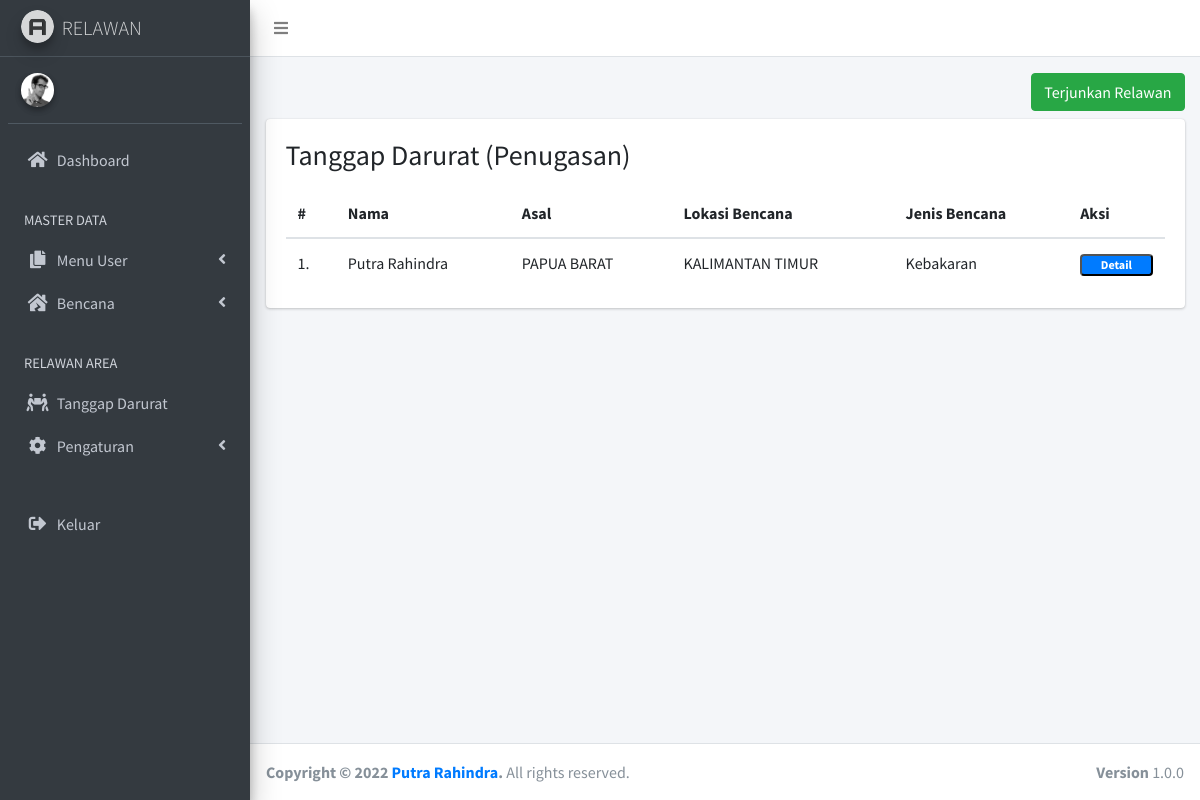
/bencana/tanggap, run on the app's committed database.
### tables this page shows
CREATE TABLE `tugas_relawan` (
  `id` int(11) NOT NULL,
  `id_relawan` int(11) NOT NULL,
  `id_bencana` int(11) NOT NULL,
  `created_at` datetime NOT NULL DEFAULT current_timestamp(),
  `updated_at` datetime NOT NULL DEFAULT current_timestamp()
);

CREATE TABLE `attr_relawan` (
  `id` int(11) NOT NULL,
  `user_id` int(11) NOT NULL,
  `nama_lengkap` varchar(100) NOT NULL,
  `email` varchar(30) NOT NULL,
  `no_hp` varchar(20) NOT NULL,
  `lokasi` int(11) NOT NULL,
  `created_at` datetime NOT NULL,
  `updated_at` datetime NOT NULL
);

CREATE TABLE `reg_provinces` (
  `id` char(2) NOT NULL,
  `name` varchar(255) NOT NULL
);

CREATE TABLE `jenis_bencana` (
  `id` int(11) NOT NULL,
  `nama` varchar(100) NOT NULL,
  `created_at` datetime NOT NULL,
  `updated_at` datetime NOT NULL
);

### application/libraries/Template.php (called while the page is built)
<?php
class Template
{
    var $template_data = [];
    function set($name, $value)
    {
        $this->template_data[$name] = $value;
    }
    function load($template = '', $view = '', $view_data = [], $return = false)
    {
        $this->CI = &get_instance();
        $this->set('contents', $this->CI->load->view($view, $view_data, TRUE));
        return $this->CI->load->view($template, $this->template_data, $return);
    }
}

### application/controllers/Bencana.php (called while the page is built, shortened)
<?php
class Bencana extends CI_Controller {
	public function tanggap($aksi = NULL) {
		if($aksi == "tambah") {
			$data = $this->input->post();
			$data['id'] = NULL;
			if($this->crud->insert("tugas_relawan", $data)) {
				$this->session->set_flashdata('pesan', '<div class="alert alert-success" role="alert">Relawan berhasil ditugaskan</div>');
			} else {
				$this->session->set_flashdata('pesan', '<div class="alert alert-danger" role="alert">Relawan gagal ditugaskan</div>');
			}
			redirect('bencana/tanggap');
		} else {
			$data['bencana'] = $this->m_bencana->get();
			$data['relawan'] = $this->m_relawan->get();
			$data['tugas_relawan'] = $this->m_relawan->tugas();
			$this->template->load('layouts/dashboard', 'app/tanggap/index', $data);
		}
	}
}

### index.php (called while the page is built, shortened)
<?php
require_once BASEPATH.'core/CodeIgniter.php';

### application/models/RelawanModel.php (called while the page is built, shortened)
<?php
class RelawanModel extends CI_Model {
	public function tugas($id = NULL) {
		$query = "SELECT tugas_relawan.id, attr_relawan.id as id_relawan, attr_relawan.nama_lengkap, attr_relawan.email, attr_relawan.no_hp, jenis_bencana.nama as bencana, reg_provinces.name as asal, bencana.id_lokasi as lokasi_bencana FROM tugas_relawan JOIN attr_relawan ON tugas_relawan.id_relawan = attr_relawan.id JOIN reg_provinces ON reg_provinces.id = attr_relawan.lokasi JOIN bencana ON tugas_relawan.id_bencana = bencana.id JOIN jenis_bencana ON bencana.id_bencana = jenis_bencana.id";
		$arr_tugas = [];
		$tugas = $this->db->query($query)->result_array();
		foreach($tugas as $t) {
			$lokasi = $this->db->get_where('reg_provinces', ['id' => $t['lokasi_bencana']])->row_array()['name'];
			$temp = [
				'id' => $t['id'],
				'id_relawan' => $t['id_relawan'],
				'nama_lengkap' => $t['nama_lengkap'],
				'email' => $t['email'],
				'no_hp' => $t['no_hp'],
				'bencana' => $t['bencana'],
				'asal' => $t['asal'],
				'lokasi' => $lokasi
			];
			array_push($arr_tugas, $temp);
		}
		return $arr_tugas;
	}
}

### application/views/app/tanggap/index.php (the view, shortened to what this page needs)
<div class="container-fluid">
	<div class="row">
		<div class="col-12 my-2">
			<button type="button" class="btn btn-success float-right" data-toggle="modal" data-target="#tambahModal">Terjunkan Relawan</button>
		</div>
		<div class="col-12">
			<div class="card">
				<div class="card-body">
					<h3 class="mb-3">Tanggap Darurat (Penugasan)</h3>
					<table class="table table-hovered">
						<thead>
							<th>#</th>
							<th>Nama</th>
							<th>Asal</th>
							<th>Lokasi Bencana</th>
							<th>Jenis Bencana</th>
							<th>Aksi</th>
						</thead>
						<tbody>
							<?php $nomor = 1; ?>
							<?php foreach($tugas_relawan as $tugas): ?>
								<tr>
									<td><?= $nomor++ ?>.</td>
									<td><?= $tugas['nama_lengkap'] ?></td>
									<td><?= $tugas['asal'] ?></td>
									<td><?= $tugas['lokasi'] ?></td>
									<td><?= $tugas['bencana'] ?></td>
									<td>
										<button type="button" class="badge badge-primary badge-sm w-100">Detail</button>
									</td>
								</tr>
							<?php endforeach; ?>
						</tbody>
					</table>
				</div>
			</div>
		</div>
	</div>
</div>

### data on the page
tugas_relawan: attr_relawan.nama_lengkap "Putra Rahindra", reg_provinces.name "PAPUA BARAT", lokasi "KALIMANTAN TIMUR", jenis_bencana.nama "Kebakaran"
